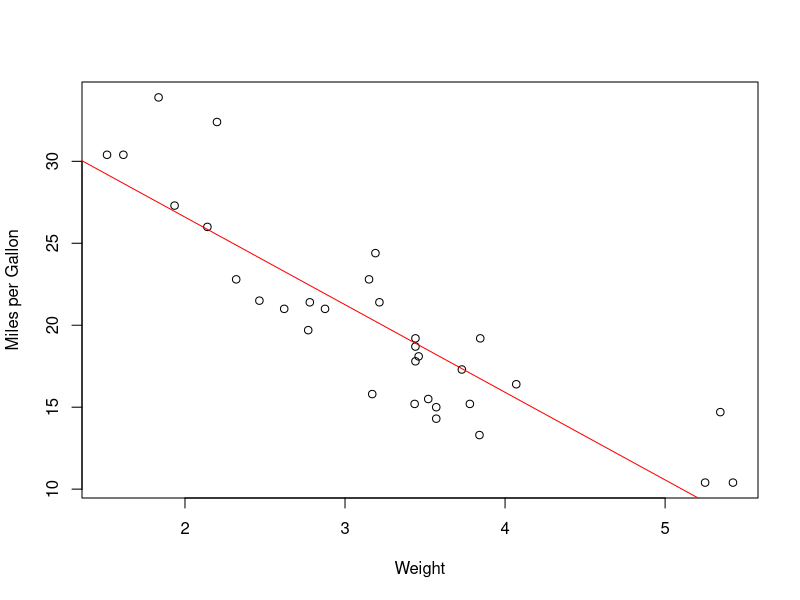
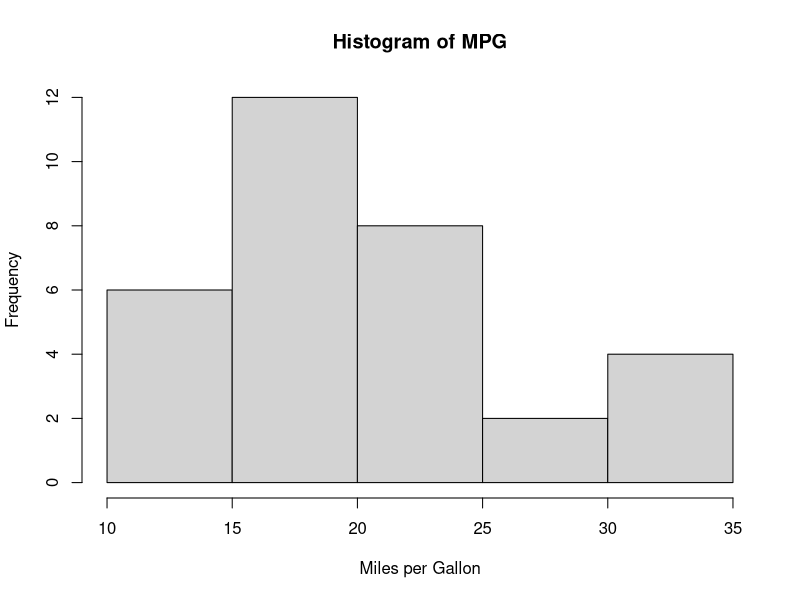

Source code (R) for these figures, in order:
## ---- chunk 1
data(mtcars)
cov(mtcars$wt, mtcars$mpg)  # Covariance between weight and mpg
cor(mtcars$wt, mtcars$mpg)  # Correlation between weight and mpg
## ---- chunk 2
plot(mtcars$wt, mtcars$mpg, xlab = "Weight", ylab = "Miles per Gallon")
abline(lm(mpg ~ wt, data = mtcars), col = "red")  # Regression line
## ---- chunk 3
mean(mtcars$mpg)   # Mean
median(mtcars$mpg) # Median
var(mtcars$mpg)    # Variance
sd(mtcars$mpg)     # Standard Deviation
IQR(mtcars$mpg)    # Interquartile Range
## ---- chunk 4
hist(mtcars$mpg, main = "Histogram of MPG", xlab = "Miles per Gallon")
## ---- chunk 5
sessionInfo()
